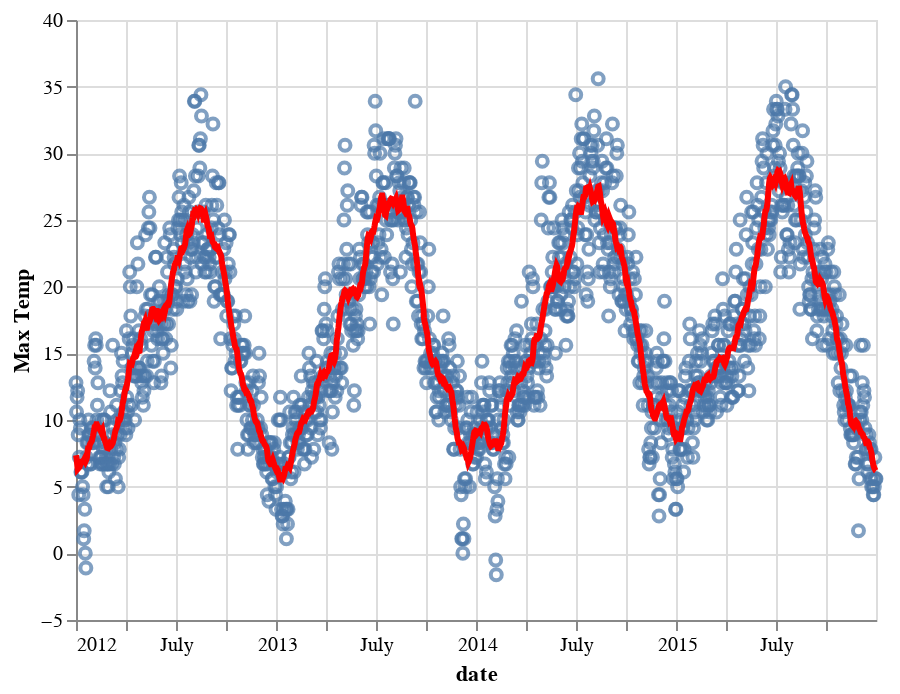

Notebook code for this chart:
### Code cell
line = alt.Chart(source).mark_line(
    color='red',
    size=3
).transform_window(
    rolling_mean='mean(temp_max)',
    frame=[-15, 15]
).encode(
    x='date:T',
    y='rolling_mean:Q'
)

points = alt.Chart(source).mark_point().encode(
    x='date:T',
    y=alt.Y('temp_max:Q',
            axis=alt.Axis(title='Max Temp'))
)

points + line

### Figure 1 — Vega-Lite specification as saved in the notebook (floating-point values rounded to 4 significant figures; data arrays with more than 128 entries replaced by an {"elided": "..."} marker saying what was removed)
{"config": {"view": {"continuousWidth": 400, "continuousHeight": 300}}, "layer": [{"mark": "point", "encoding": {"x": {"type": "temporal", "field": "date"}, "y": {"type": "quantitative", "axis": {"title": "Max Temp"}, "field": "temp_max"}}}, {"mark": {"type": "line", "color": "red", "size": 3}, "encoding": {"x": {"type": "temporal", "field": "date"}, "y": {"type": "quantitative", "field": "rolling_mean"}}, "transform": [{"window": [{"op": "mean", "field": "temp_max", "as": "rolling_mean"}], "frame": [-15, 15]}]}], "data": {"name": "data-830c39fec90146253fb06a06c26374ef"}, "$schema": "https://vega.github.io/schema/vega-lite/v4.8.1.json", "datasets": {"data-830c39fec90146253fb06a06c26374ef": {"elided": "1461 records"}}}
